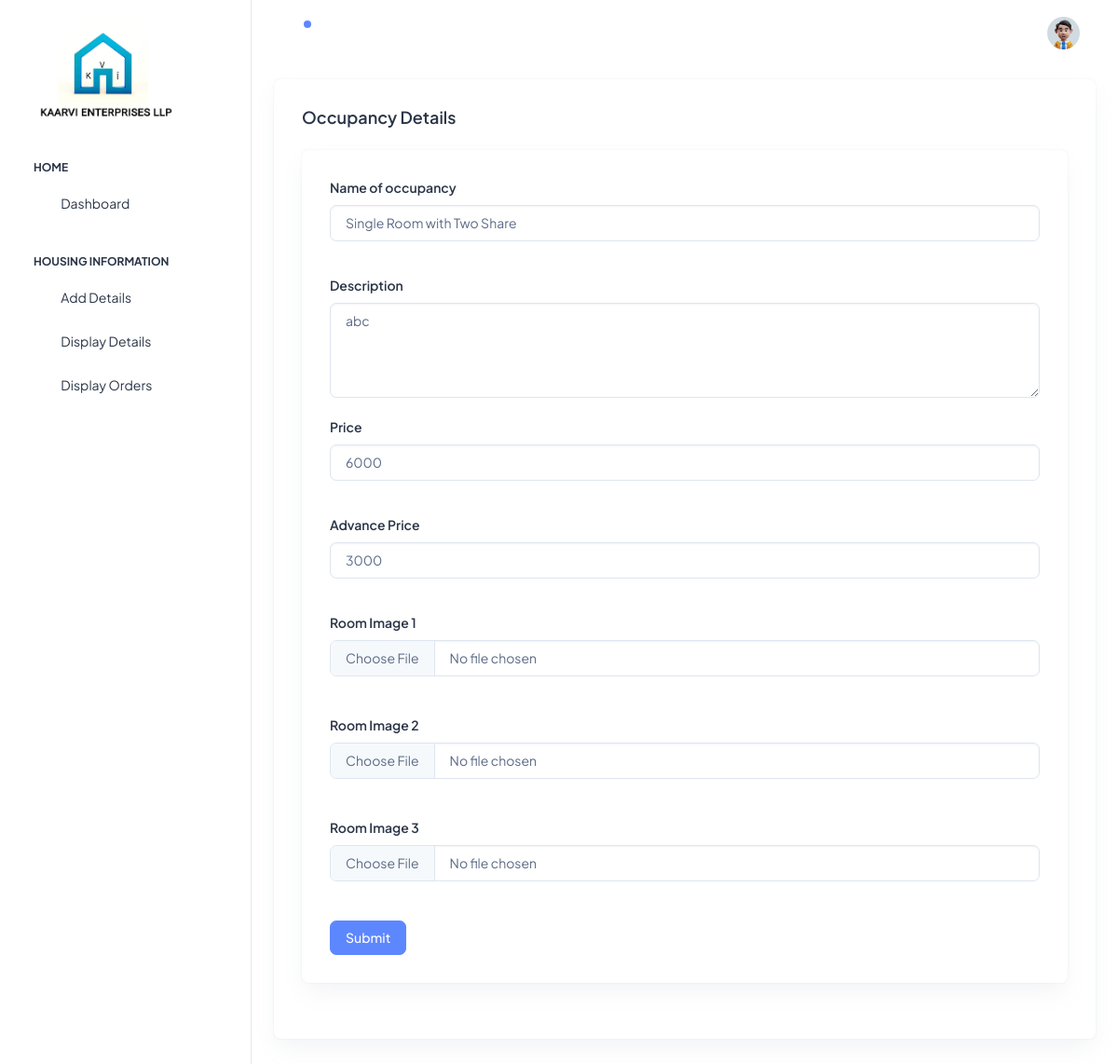
Before: /Backend/editdetails/9/ with the older database file.
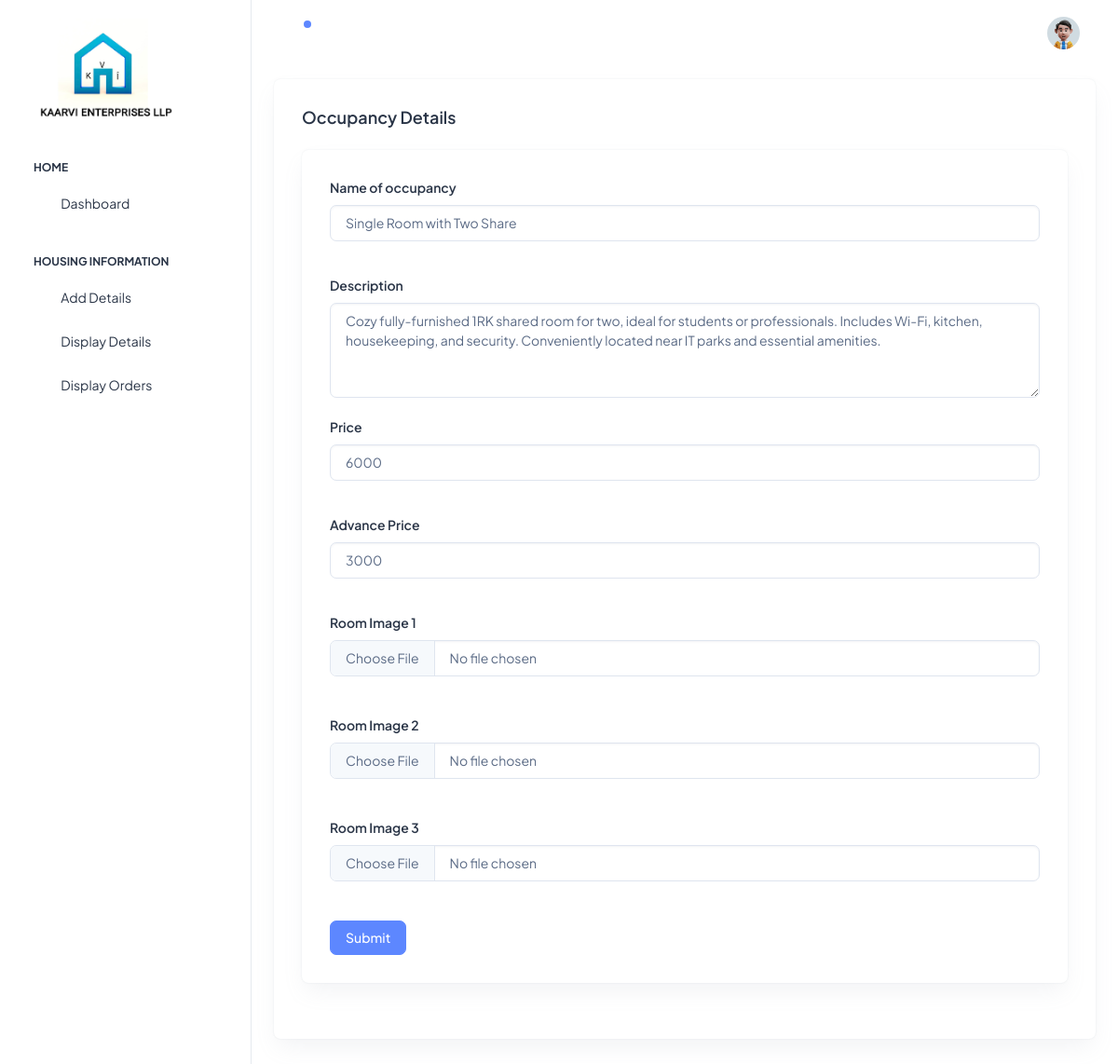
After: the same page with the newer database file.
### Backend/models.py (models this page shows)
class DetailsDB(models.Model):
    name = models.CharField(max_length=100, null=True, blank=True)
    description = models.CharField(max_length=500, null=True, blank=True)
    price = models.IntegerField(null=True, blank=True)
    advprice = models.IntegerField(null=True, blank=True)
    roomimage1 = models.ImageField(upload_to="Room_images", null=True, blank=True)
    roomimage2 = models.ImageField(upload_to="Room_images", null=True, blank=True)
    roomimage3 = models.ImageField(upload_to="Room_images", null=True, blank=True)

### Backend/views.py (the view)
# urls.py: path('editdetails/<int:Did>/', views.editdetails, name="editdetails"),
def editdetails(req, Did):
    data = DetailsDB.objects.get(id=Did)
    return render(req, "editdetails.html", {'data': data})

### Backend/templates/editdetails.html (shortened to what this page needs)
<!DOCTYPE html>
<html lang="en">
{% extends 'index.html' %}
{% block content %}
<head>
</head>
<body>
<div class="card">
            <div class="card-body">
              <h5 class="card-title fw-semibold mb-4">Occupancy Details</h5>
              <div class="card">
                <div class="card-body">
                  <form method="post" action="{% url 'updatedetails' Uid=data.id %}">
                    <div class="mb-3">
                      <label for="exampleInputEmail1" class="form-label">Name of occupancy </label>
                      <input type="text" class="form-control" id="exampleInputEmail1" placeholder="Name"  aria-describedby="emailHelp" required name="name" value="{{data.name}}">
                    </div><br>
                     <div class="form-group">
                      <label for="exampleInputEmail1" class="form-label"> Description </label>
                      <textarea  class="form-control" id="exampleTextarea1" rows="4" placeholder="Description" required name="description">{{data.description}}</textarea>
                    </div><br>
                    <div class="mb-3">
                      <label for="exampleInputPassword1" class="form-label">Price</label>
                      <input type="number" class="form-control" id="exampleInputPassword1" placeholder="Price" name="price" required  value="{{data.price}}">
                    </div><br>
                    <div class="mb-3">
                      <label for="exampleInputPassword1" class="form-label">Advance Price</label>
                      <input type="number" class="form-control" id="exampleInputPsword1" name="advprice"  placeholder="Adv Price" required value="{{data.advprice}}">
                    </div><br>
                    <div class="form-group">
                       <label for="exampleInputPassword1" class="form-label">Room Image 1</label>
                      <input type="file" class="form-control" placeholder=" Image" name="roomimage1" required value="{{data.roomimage1}}">
                    </div><br><br>
                    <div class="form-group">
                       <label for="exampleInputPassword1" class="form-label">Room Image 2</label>
                      <input type="file" class="form-control" placeholder=" Image" name="roomimage2" required value="{{data.roomimage2}}">
                    </div><br><br>
                    <div class="form-group">
                       <label for="exampleInputPassword1" class="form-label">Room Image 3</label>
                      <input type="file" class="form-control" placeholder=" Image" name="roomimage3" required value="{{data.roomimage3}}">
                    </div><br><br>
                    <button type="submit" class="btn btn-primary">Submit</button>
                  </form>
                </div>
              </div>
            </div>
          </div>
</body>
</html>
{% endblock %}

Changed rows visible on the page:
changed DetailsDB "Single Room with Two Share": description "abc" → "Cozy fully-furnished 1RK shared room for two, ideal for students or professionals. Includes Wi-Fi, kitchen, housekeeping, and security. Conveniently located near IT parks and essential amenities."
